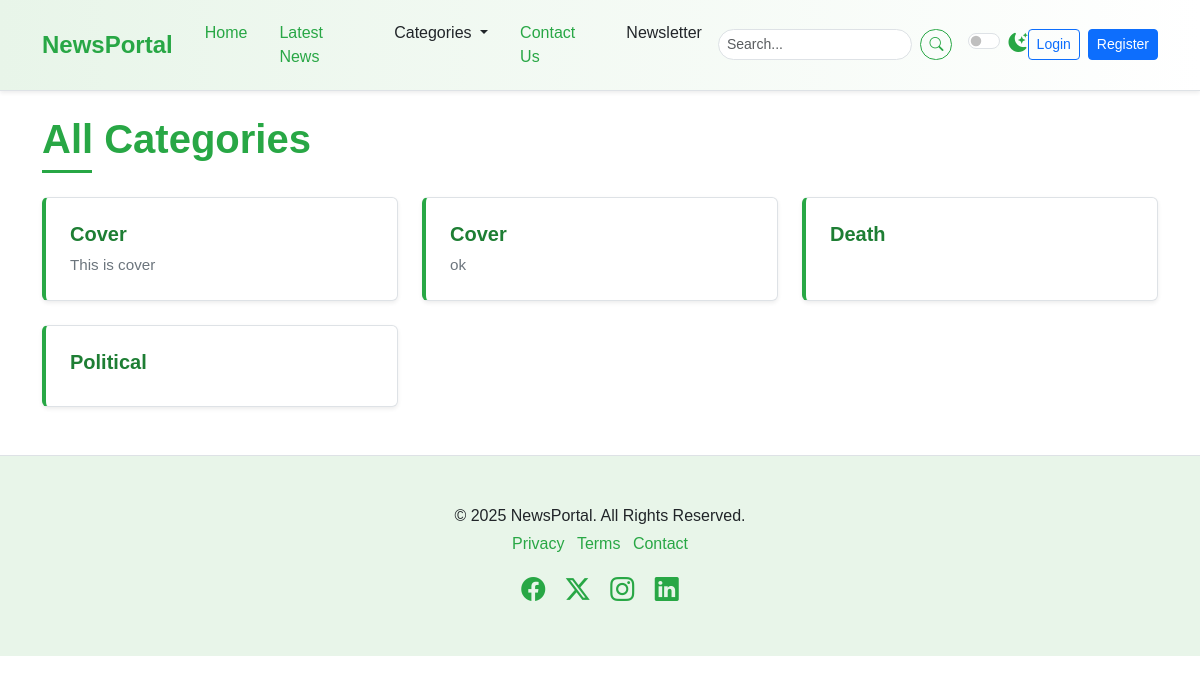
Page /categories/ on the earlier database version.
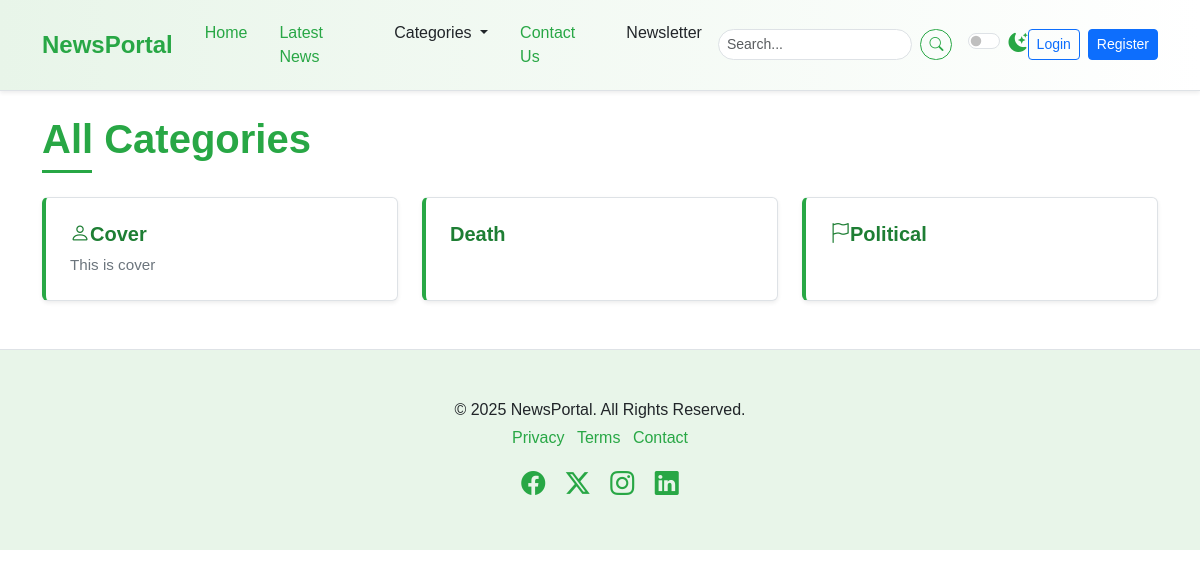
Same page on the later database version.
### newspaper/models.py (models this page shows, shortened)
class TimeStampModel(models.Model):
    created_at = models.DateTimeField(auto_now_add=True)
    updated_at = models.DateTimeField(auto_now=True)
    class Meta:
        abstract = True  # Don't create table in DB

class Category(TimeStampModel):
    name = models.CharField(max_length=100)
    icon = models.CharField(max_length=100, null=True, blank=True)
    description = models.TextField(null=True, blank=True)
    class Meta:
        ordering = ["name"]
        verbose_name = "Category"
        verbose_name_plural = "Categories"

### newspaper/views.py (the view)
# urls.py: path("categories/", views.CategoryListView.as_view(), name="categories"),
class CategoryListView(ListView):
    model = Category
    template_name = "newsportal/categories.html"
    context_object_name = "categories"

### newspaper/nav.py (called while the page is built)
def navigation(request):
    categories = Category.objects.all()[:4]
    return {"categories": categories}

### templates/newsportal/categories.html
{% extends "newsportal/base.html" %}
{% block content %}
    <div class="container mt-4 mb-5">
        <h1 class="mb-4 section-title"><span>All Categories</span></h1>
        <div class="row row-cols-1 row-cols-md-2 row-cols-lg-3 g-4">
        {% for category in categories %}
            <div class="col">
                <div class="card h-100 shadow-sm list-item-card">
                    <div class="card-body">
                        <h5 class="card-title">
                            <a href="{% url 'post-by-category' category.id %}"><i class="{{ category.icon }}"></i>{{ category.name|title }}</a></h5>
                        <p class="card-text">{{ category.description }}</p>
                    </div>
                </div>
            </div>
        {% endfor %}
        </div>
    </div>
{% endblock content %}

### templates/newsportal/base.html (shortened to what this page needs)
{% load static %}
<!DOCTYPE html>
<html lang="en" data-bs-theme="light">
<head>
  <link href="{% static 'css/bootstrap.min.css' %}" rel="stylesheet" />
  <link rel="stylesheet" href="https://cdn.jsdelivr.net/npm/bootstrap-icons@1.11.3/font/bootstrap-icons.min.css" />
  <link rel="stylesheet" href="{% static 'css/style.css' %}" />
</head>
<body>
  {% include "newsportal/nav.html" %}
  {% block content %}
  {% endblock content %}
  {% include "newsportal/footer.html" %}
</body>
</html>

### templates/newsportal/nav.html (shortened to what this page needs)
<nav class="navbar navbar-expand-lg sticky-top elegant-navbar">
  <div class="container">
    <a class="navbar-brand fw-bold" href="/">NewsPortal</a>
    <div class="collapse navbar-collapse" id="navbarNavDropdown">
      <ul class="navbar-nav me-auto mb-2 mb-lg-0">
        <li class="nav-item">
          <a class="nav-link active" aria-current="page" href="/">Home</a>
        </li>
        <li class="nav-item">
          <a class="nav-link" href="{% url 'post-list' %}">Latest News</a>
        </li>
        <li class="nav-item dropdown">
          <a class="nav-link dropdown-toggle" href="#" role="button" data-bs-toggle="dropdown" aria-expanded="false">
            Categories
          </a>
        </li>
        <li class="nav-item">
          <a class="nav-link" href="{% url 'contact' %}">Contact Us</a>
        </li>
        <li class="nav-item">
          <a class="nav-link" href="#newsletter-section">Newsletter</a>
        </li>
      </ul>
      <form class="d-flex me-3" role="search" action="{% url 'search' %}" method="get">
        <input class="form-control form-control-sm me-2" name="query" type="search" placeholder="Search..."
          aria-label="Search" value="{{ query }}" />
        <button class="btn btn-outline-success btn-sm" type="submit">
          <i class="bi bi-search"></i>
        </button>
      </form>
      <div class="form-check form-switch">
        <input class="form-check-input" type="checkbox" role="switch" id="darkModeSwitch" />
        <label class="form-check-label" for="darkModeSwitch">
          <i class="bi bi-moon-stars-fill"></i>
        </label>
      </div>
      <div class="navbar-nav ms-auto d-flex align-items-center">
        {% if user.is_authenticated %}
        {% if user.is_staff or user.is_superuser %}
          <a href="{% url 'admin:index' %}" class="btn btn-outline-warning btn-sm me-3">Admin Panel</a>
        {% endif %}
        <span class="navbar-text me-3">
          Welcome, {{ user.username }}!
        </span>
        <form method="post" action="{% url 'accounts:logout' %}" class="d-inline">
          {% csrf_token %}
          <button type="submit" class="btn btn-outline-secondary btn-sm">
            Logout
          </button>
        </form>
        {% else %}
        <a href="{% url 'accounts:login' %}" class="btn btn-outline-primary btn-sm me-2">Login</a>
        <a href="{% url 'accounts:register' %}" class="btn btn-primary btn-sm">Register</a>
        {% endif %}
      </div>
    </div>
  </div>
</nav>

### templates/newsportal/footer.html
    <footer class="py-5 mt-5 elegant-footer">
      <div class="container text-center">
        <p class="mb-1">&copy; 2025 NewsPortal. All Rights Reserved.</p>
        <ul class="list-inline">
          <li class="list-inline-item">
            <a href="#">Privacy</a>
          </li>
          <li class="list-inline-item">
            <a href="#">Terms</a>
          </li>
          <li class="list-inline-item">
            <a href="#">Contact</a>
          </li>
        </ul>
        <div class="social-icons mt-3">
          <a href="#" class="text-decoration-none me-3"><i class="bi bi-facebook fs-4"></i></a>
          <a href="#" class="text-decoration-none me-3"><i class="bi bi-twitter-x fs-4"></i></a>
          <a href="#" class="text-decoration-none me-3"><i class="bi bi-instagram fs-4"></i></a>
          <a href="#" class="text-decoration-none"><i class="bi bi-linkedin fs-4"></i></a>
        </div>
      </div>
    </footer>

### static/css/style.css (style rules this page uses)
:root { --primary-green: #28a745; --light-green: #e8f5e9; --dark-green: #1e7e34; --accent-green: #5cb85c; --text-color-light: #212529; --text-color-dark: #f8f9fa; --bg-light: #ffffff; --bg-dark: #212529; --card-bg-light: #ffffff; --card-bg-dark: #343a40; --border-color-light: #dee2e6; --border-color-dark: #495057; --shadow-sm: 0 0.125rem 0.25rem rgba(0, 0, 0, 0.075); --shadow: 0 0.5rem 1rem rgba(0, 0, 0, 0.15); --transition-speed: 0.3s ease; }
body { font-family: "Poppins", sans-serif; background-color: var(--bg-light); color: var(--text-color-light); transition: background-color var(--transition-speed), color var(--transition-speed); }
.elegant-navbar { background: linear-gradient( to right, var(--light-green), #ffffff ); border-bottom: 1px solid var(--border-color-light); box-shadow: var(--shadow-sm); padding-top: 0.8rem; padding-bottom: 0.8rem; }
.elegant-navbar .navbar-brand { color: var(--primary-green); font-size: 1.5rem; transition: color var(--transition-speed); }
.elegant-navbar .nav-link { color: var(--text-color-light); font-weight: 500; transition: color var(--transition-speed); margin: 0 0.5rem; }
.elegant-navbar .nav-link:hover, .elegant-navbar .nav-link.active { color: var(--primary-green); }
.elegant-navbar .form-control { border-radius: 20px; border-color: var(--border-color-light); background-color: var(--bg-light); color: var(--text-color-light); }
.elegant-navbar .btn-outline-success { border-color: var(--primary-green); color: var(--primary-green); border-radius: 20px; transition: background-color var(--transition-speed), color var(--transition-speed); }
.elegant-navbar .form-check-label i { color: var(--primary-green); font-size: 1.2rem; }
.section-title { position: relative; padding-bottom: 10px; margin-bottom: 20px; font-weight: 600; color: var(--primary-green); }
.section-title span { position: relative; z-index: 1; background-color: var(--bg-light); padding-right: 10px; }
.section-title::after { content: ""; position: absolute; left: 0; bottom: 0; width: 50px; height: 3px; background-color: var(--primary-green); }
.card { border: 1px solid var(--border-color-light); transition: box-shadow var(--transition-speed), transform var(--transition-speed); background-color: var(--card-bg-light); color: var(--text-color-light); }
.card-title { color: var(--dark-green); font-weight: 600; }
.elegant-footer { background-color: var(--light-green); border-top: 1px solid var(--border-color-light); color: var(--text-color-light); }
.elegant-footer a { color: var(--primary-green); text-decoration: none; transition: color var(--transition-speed); }
.elegant-footer .social-icons a { color: var(--primary-green); transition: color var(--transition-speed), transform var(--transition-speed); }
.btn-outline-success { color: var(--primary-green); border-color: var(--primary-green); transition: background-color var(--transition-speed), color var(--transition-speed); }
.list-item-card { transition: transform 0.2s ease-in-out, box-shadow 0.2s ease-in-out; border-left: 4px solid var(--primary-green); }
.list-item-card .card-body { padding: 1.5rem; }
.list-item-card .card-title a { text-decoration: none; color: var(--dark-green); font-weight: 600; }
.list-item-card .card-text { font-size: 0.95rem; color: #6c757d; }

Differences in the rows shown:
removed Category: name "Cover", description "ok"
changed Category "Cover": icon empty → "bi bi-person" (drawn)
changed Category "Political": icon empty → "bi bi-flag" (drawn)
